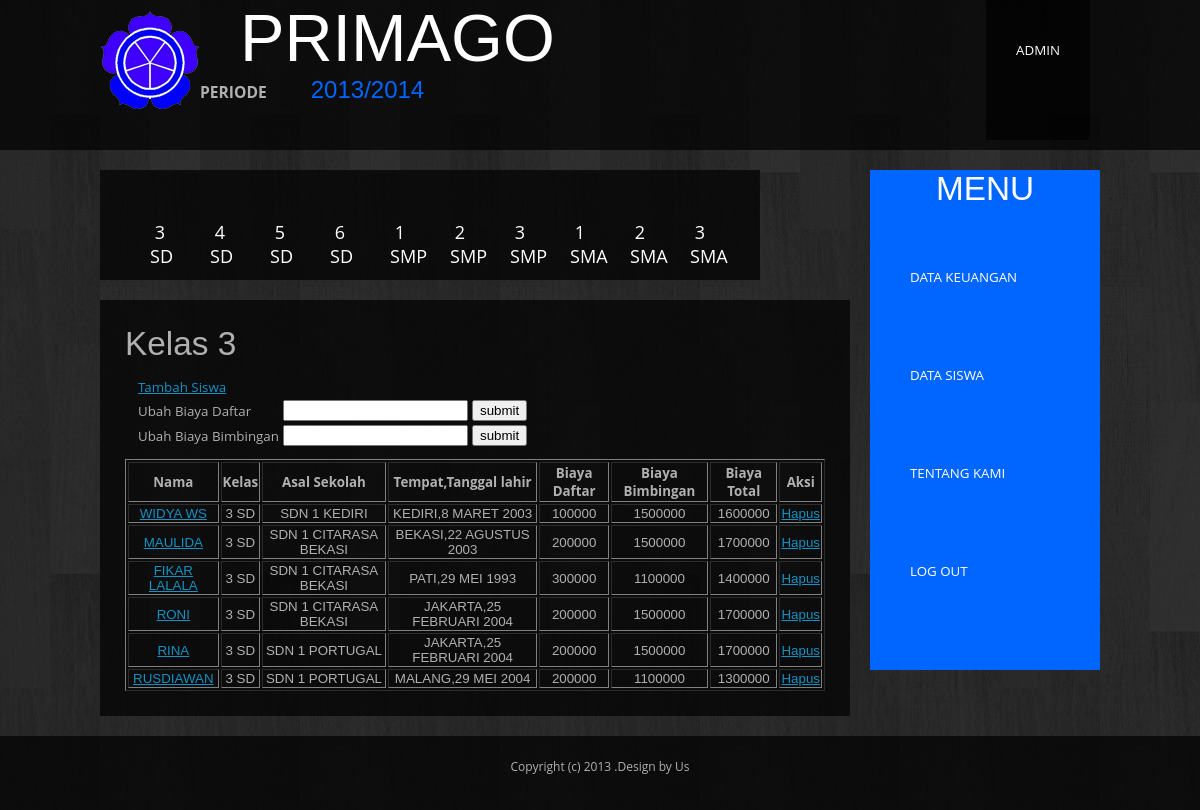
/profil.php?id_periode=11 (signed in), run on the app's committed database.
### tables this page shows
CREATE TABLE IF NOT EXISTS `periode` (
  `id_periode` int(11) NOT NULL AUTO_INCREMENT,
  `p_content` varchar(30) NOT NULL,
  PRIMARY KEY (`id_periode`),
  UNIQUE KEY `p_content` (`p_content`)
);

CREATE TABLE IF NOT EXISTS `biodata_siswa` (
  `id` int(11) NOT NULL AUTO_INCREMENT,
  `id_kelas` int(2) NOT NULL,
  `id_periode` int(11) NOT NULL,
  `nama` varchar(30) NOT NULL,
  `asal_sekolah` varchar(30) NOT NULL,
  `alamat` varchar(50) NOT NULL,
  `tanggal_lahir` varchar(25) NOT NULL,
  `tempat_lahir` varchar(30) NOT NULL,
  `no_hp` varchar(15) NOT NULL,
  `biaya_daftar` int(11) NOT NULL,
  `biaya_bimbingan` int(11) NOT NULL,
  `biaya_total` int(11) NOT NULL,
  PRIMARY KEY (`id`,`id_kelas`,`id_periode`),
  KEY `id_periode` (`id_periode`),
  KEY `id_kelas` (`id_kelas`)
);

CREATE TABLE IF NOT EXISTS `kelas` (
  `id_kelas` int(2) NOT NULL,
  `k_content` varchar(30) NOT NULL,
  PRIMARY KEY (`id_kelas`)
);

### profil.php (the view, shortened to what this page needs)
<!DOCTYPE html PUBLIC "-//W3C//DTD XHTML 1.0 Transitional//EN" "http://www.w3.org/TR/xhtml1/DTD/xhtml1-transitional.dtd">
<html xmlns="http://www.w3.org/1999/xhtml">
<head>
<link href="default.css" rel="stylesheet" type="text/css" media="all" />
</head>
<body>
<?php
include "koneksi.php";
include "session.php";
if(isset($_GET["idhal"])){
		$idhal=$_GET["idhal"];
	}
else {
		$idhal=3 ;
		}
$period=$_GET["id_periode"];
	$periode=mysql_query("Select * from periode
							where periode.id_periode=$period");
		$bacaperiode=mysql_fetch_array($periode);
		$bacadata=mysql_query("SELECT * from biodata_siswa
							JOIN kelas on biodata_siswa.id_kelas=kelas.id_kelas
							JOIN periode on periode.id_periode=biodata_siswa.id_periode
							where kelas.id_kelas=$idhal and periode.id_periode = $period
						");
?>
<div id="header-wrapper">
		<div id="header" class="container">
			<div id="logo1"><img src="images/prim.png" /></div>
            <div id="logo">
				<h1><a>PRIMAGO</a></h1>
                <h3>PERIODE <a href="periode.php"><?php echo $bacaperiode['p_content'] ?></a></h3>
			</div>
			<div id="menu">
				<ul>
					<li class="active"><a><?php echo $_SESSION['username']?></a>
                    </li>
				</ul>
			</div>
		</div>
	</div>
<div id="page" class="container">
		<div id="kelas">
			<ul>
					<li class="active"><a href="profil.php?idhal=3&id_periode=<?php echo $bacaperiode['id_periode']?>">3 SD</a></li>
					<li><a href="profil.php?idhal=4&id_periode=<?php echo $bacaperiode['id_periode']?>">4 SD</a></li>
					<li><a href="profil.php?idhal=5&id_periode=<?php echo $bacaperiode['id_periode']?>">5 SD</a></li>
                    <li><a href="profil.php?idhal=6&id_periode=<?php echo $bacaperiode['id_periode']?>">6 SD</a></li>
					<li><a href="profil.php?idhal=7&id_periode=<?php echo $bacaperiode['id_periode']?>">1 SMP</a></li>
					<li><a href="profil.php?idhal=8&id_periode=<?php echo $bacaperiode['id_periode']?>">2 SMP</a></li>
                    <li><a href="profil.php?idhal=9&id_periode=<?php echo $bacaperiode['id_periode']?>">3 SMP</a></li>
            		<li><a href="profil.php?idhal=10&id_periode=<?php echo $bacaperiode['id_periode']?>">1 SMA</a></li>
					<li><a href="profil.php?idhal=11&id_periode=<?php echo $bacaperiode['id_periode']?>">2 SMA</a></li>
                    <li><a href="profil.php?idhal=12&id_periode=<?php echo $bacaperiode['id_periode']?>">3 SMA</a></li>
            </ul>
       	</div>
        <div id="menu_side">
			<h2>MENU</h2>
			<ul>
					<li class="active"><a href="keuangan.php?id_periode=<?php echo $period ?>">DATA KEUANGAN</a></li>
					<li><a href="profil.php?id_periode=<?php echo $bacaperiode['id_periode']?>">DATA SISWA</a></li>
					<li><a href="about.php?id_periode=<?php echo $bacaperiode['id_periode']?>">TENTANG KAMI</a></li>
                    <li><a href="logout.php">LOG OUT</a></li>
			</ul>
		</div>
        <div id="content">
        	<div id="box1">
				<h2>Kelas <?php echo $idhal; ?></h2>
         	</div>
         <div>
			<ul class="style1">
			<table>
            <tr>
            <td><a href="tambahsiswa.php?idhal=<?php echo $idhal?>&id_periode=<?php echo $bacaperiode["id_periode"]?>">
                        Tambah Siswa </a></td>
			</tr>
            <tr>
			<form method="post" action="ubahbiayadaftar.php?idhal=<?php echo $idhal?>&id_periode=<?php echo
			$bacaperiode["id_periode"]?>">
			<td>Ubah Biaya Daftar</td><td><input type="text" name="biayadaftar" /></td>
			<td><input type="submit" value="submit" /></td>
			</form>
			</tr>
            <tr>
			<form method="post" action="ubahbiayadaftar.php?idhal=<?php echo $idhal?>&id_periode=<?php echo
			$bacaperiode["id_periode"]?>">
			<td>Ubah Biaya Bimbingan</td><td><input type="text" name="biayabimbel" /></td>
			<td><input type="submit" value="submit" /></td>
			</form>
            </tr>
			</table>
			</ul>
		</div>
        	<div>
            <table border="1px">
	<tr style="font-weight:bold;text-align:center" ><td>Nama</td>
		<td>Kelas</td>
        <td>Asal Sekolah</td>
		<td>Tempat,Tanggal lahir</td>
		<td>Biaya Daftar</td>
		<td>Biaya Bimbingan</td>
		<td>Biaya Total</td>
        <td>Aksi</td></tr>
	<?php
		while($row = mysql_fetch_array($bacadata)){
			$id = $row["id"];
			?>
		<tr style="text-align:center; font-family:Tahoma, Geneva, sans-serif">
			<td><a href="profilsiswa.php?id=<?php echo $id?>&idhal=<?php echo $idhal?>&id_periode=<?php echo $bacaperiode["id_periode"]?>"><?php echo "$row[nama]"?></a></td>
         	<td><?php echo "$row[k_content]"?></td>
			<td><?php echo "$row[asal_sekolah]"?></td>
            <td><?php echo "$row[tempat_lahir]".","."$row[tanggal_lahir]"?></td>
			<td><?php echo "$row[biaya_daftar]"?></td>
			<td><?php echo "$row[biaya_bimbingan]"?></td>
			<td><?php echo "$row[biaya_total]"?></td>
			<td>
            <a href="editbiodata.php?delete=1&id_user=<?php echo $id?>&id_periode=<?php echo $bacaperiode["id_periode"]?>">Hapus</a></td>
		</tr>
		<?php }?>
   </table>
            </div>
      </div>
</div>
<div id="footer">
			<p>Copyright (c) 2013 .Design by Us</p>
		</div>
</body>
</html>

### koneksi.php (shortened to what this page needs)
<!DOCTYPE html PUBLIC "-//W3C//DTD XHTML 1.0 Transitional//EN" "http://www.w3.org/TR/xhtml1/DTD/xhtml1-transitional.dtd">
<html xmlns="http://www.w3.org/1999/xhtml">
<head>
</head>
<body>
</body>
</html>

### session.php (shortened to what this page needs)
<!DOCTYPE html PUBLIC "-//W3C//DTD XHTML 1.0 Transitional//EN" "http://www.w3.org/TR/xhtml1/DTD/xhtml1-transitional.dtd">
<html xmlns="http://www.w3.org/1999/xhtml">
<head>
</head>
<body>
</body>
</html>

### default.css (style rules this page uses)
html, body { height: 100%; width: 100%; padding: 0; margin: 0; }
body { margin: 0px; padding: 0px; background: url(images/main-bg.jpg) repeat; font-family: 'Open Sans', sans-serif; font-size: 10pt; color: #B0B0B0; }
h1, h2, h3 { margin: 0; padding: 0; }
h2 { font-weight: 400; font-family: 'Archivo Narrow', sans-serif; font-size: 2.50em; }
p, ol, ul { margin-top: 0px; }
p { line-height: 180%; }
a { color: #1492C4; }
.container { width: 1000px; margin: 0px auto; }
#header-wrapper { overflow: hidden; height: 150px; margin-bottom: 20px; background: rgba(0,0,0,0.70); }
#header { overflow: hidden; }
#logo1 { float: left; width: 100px; height: 100px; padding-top:10px; }
#logo { float: left; width: 600px; height: 200px; }
#logo h1, #logo p { margin: 0px; line-height: normal; }
#logo h1 a { padding-left: 40px; text-decoration: none; font-size: 2.50em; font-weight: 400; font-family: "Lucida Sans Unicode", "Lucida Grande", sans-serif; color: #FFFFFF; }
#logo h3 a { padding-left: 40px; text-decoration: none; font-size: 24px; font-weight: 50; font-family: 'Archivo Narrow', sans-serif; color: #06F; }
#menu { float: right; height: 100px; }
#menu ul { margin: 0px; padding: 0px; list-style: none; line-height: normal; }
#menu li { float: left; margin-right: 1px; }
#menu a { display: block; height: 140px; padding: 0px 30px; line-height: 100px; text-decoration: none; text-transform: uppercase; color: #FFFFFF; }
#menu .active { background: rgba(0,0,0,0.70); }
#page { overflow: hidden; margin-bottom: 20px; }
#kelas { width:600px; height:50px; float:left; padding:30px; margin-bottom:20px; background: rgba(0,0,0,0.70); font-size:18px; text-align:center; }
#kelas ul { margin:: 0px; padding: 0px; list-style: none; line-height: normal; }
#menu li { float: left; margin-right: 10px; }
#kelas a { text-decoration:none; text-transform:uppercase; float: left; width: 20px; padding:20px; color: #FFFFFF; list-style:none; }
#kelas .active { background: rgba(0,0,0,0.70); }
#content { float: left; width: 700px; padding: 25px; background: rgba(0,0,0,0.70); }
#content #box1 { height:10px; margin-bottom: 30px; }
#menu_side { float: right; background-color:#06F; height:500px; }
#menu_side ul { margin: 0px; padding: 0px; list-style: none; line-height: normal; }
#menu_side a { text-decoration:none; text-transform:uppercase; float: right; width: 150px; padding: 40px; color: #FFFFFF; list-style:none; }
#menu_side h2 { padding: 0px 0px 20px 0px; color: #FFFFFF; text-align:center; }
#menu_side .active { background: rgba(0,0,0,0.70); }
#footer { overflow: hidden; margin: 20px auto 0px auto; padding: 20px 0px; background: rgba(0,0,0,0.70); }
#footer p { text-align: center; font-size: 12px; }
ul.style1 { margin: 10px; padding: 10px 0px 0px 0px; list-style: none; }

### data on the page
periode: p_content "2013/2014"
biodata_siswa: nama "WIDYA WS", id_kelas.k_content "3 SD", asal_sekolah "SDN 1 KEDIRI", tempat_lahir "KEDIRI", tanggal_lahir "8 MARET 2003", biaya_daftar "100000", biaya_bimbingan "1500000", biaya_total "1600000"
biodata_siswa: nama "MAULIDA", id_kelas.k_content "3 SD", asal_sekolah "SDN 1 CITARASA BEKASI", tempat_lahir "BEKASI", tanggal_lahir "22 AGUSTUS 2003", biaya_daftar "200000", biaya_bimbingan "1500000", biaya_total "1700000"
biodata_siswa: nama "FIKAR LALALA", id_kelas.k_content "3 SD", asal_sekolah "SDN 1 CITARASA BEKASI", tempat_lahir "PATI", tanggal_lahir "29 MEI 1993", biaya_daftar "300000", biaya_bimbingan "1100000", biaya_total "1400000"
biodata_siswa: nama "RONI", id_kelas.k_content "3 SD", asal_sekolah "SDN 1 CITARASA BEKASI", tempat_lahir "JAKARTA", tanggal_lahir "25 FEBRUARI 2004", biaya_daftar "200000", biaya_bimbingan "1500000", biaya_total "1700000"
biodata_siswa: nama "RINA", id_kelas.k_content "3 SD", asal_sekolah "SDN 1 PORTUGAL", tempat_lahir "JAKARTA", tanggal_lahir "25 FEBRUARI 2004", biaya_daftar "200000", biaya_bimbingan "1500000", biaya_total "1700000"
biodata_siswa: nama "RUSDIAWAN", id_kelas.k_content "3 SD", asal_sekolah "SDN 1 PORTUGAL", tempat_lahir "MALANG", tanggal_lahir "29 MEI 2004", biaya_daftar "200000", biaya_bimbingan "1100000", biaya_total "1300000"

### other printed values
$_SESSION['username'] "ADMIN"
$idhal "3"
